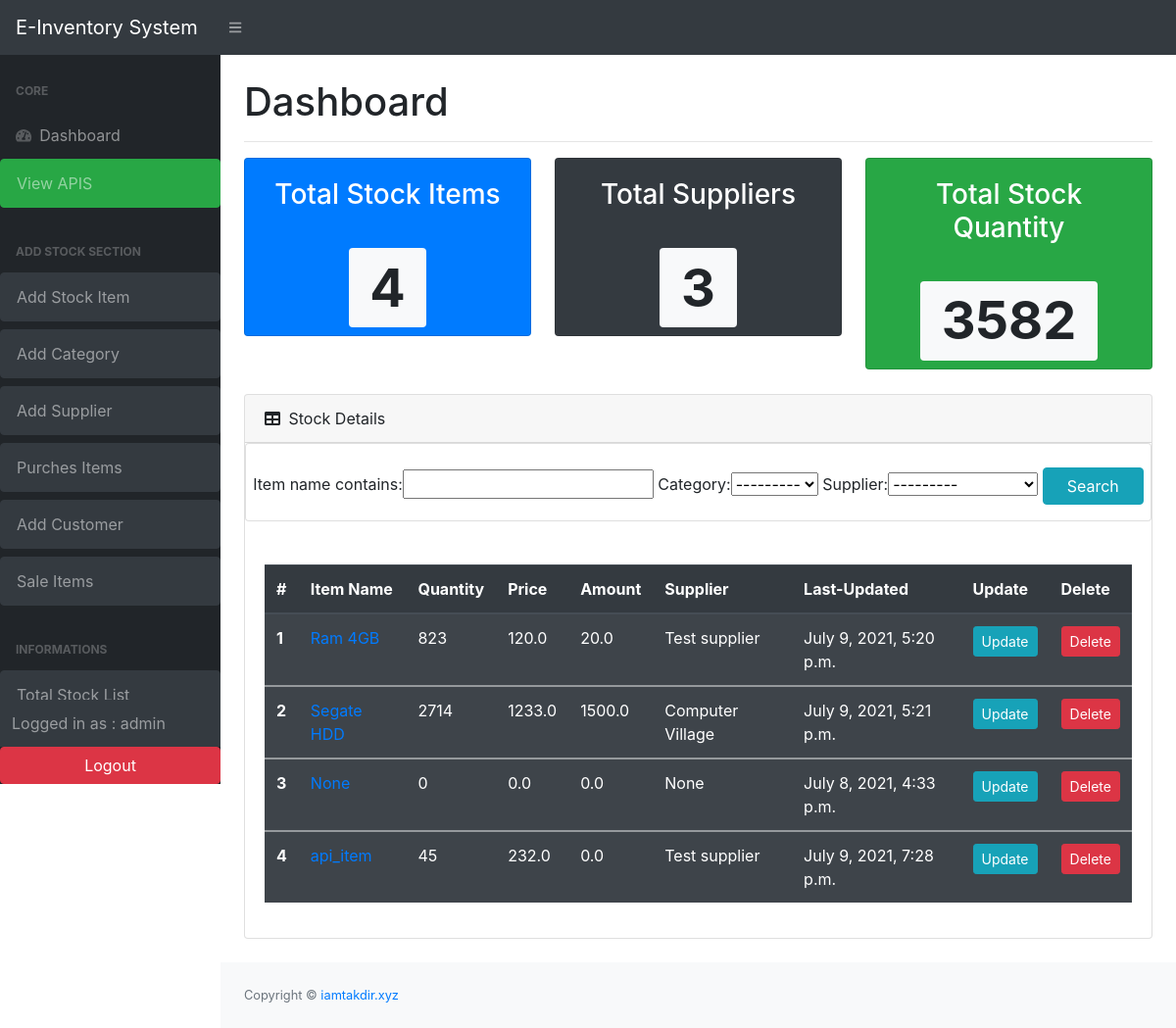
The app's page / (signed in), older data.
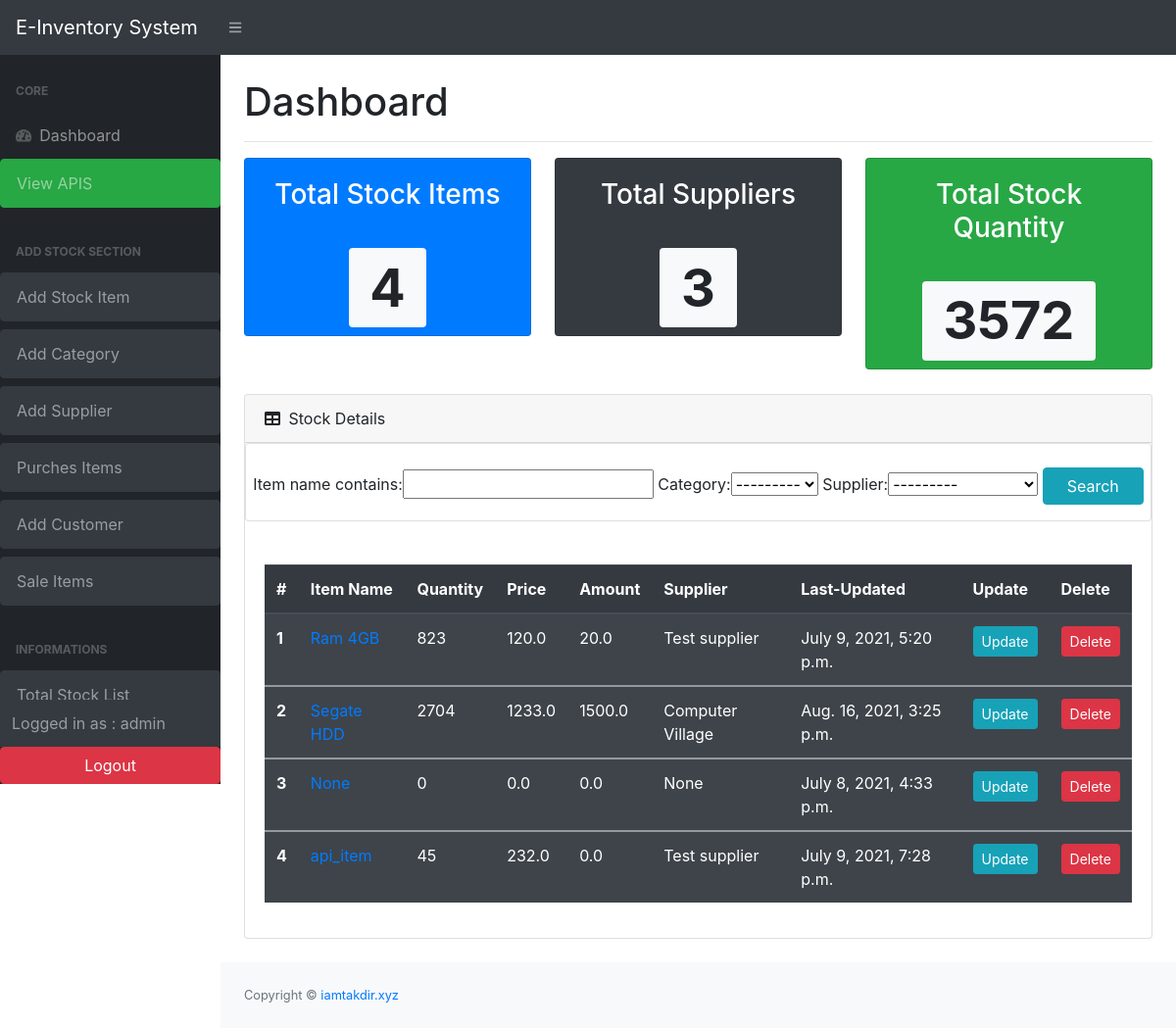
The same page, newer data.
### stock/models.py (models this page shows, shortened)
class Stock( models.Model):
    id = models.AutoField(primary_key=True)
    category =models.ForeignKey(Category, on_delete=models.SET_NULL, null=True,blank=True)
    item_name = models.CharField(max_length=200, null=True)
    quantity = models.IntegerField(default=0)
    price = models.FloatField(null=True, blank=True,default= 0)
    amount = models.FloatField(null=True, blank=True,default= 0)
    supplier= models.ForeignKey(Supplier, on_delete=models.SET_NULL, null=True,blank=True)
    last_updated=models.DateTimeField(auto_now_add=False,auto_now=True)
    timestamp= models.DateTimeField(auto_now_add=True,auto_now=False,)
    is_deleted = models.BooleanField(default=False)

class Supplier (models.Model):
    sup_name = models.CharField(max_length=200, null=True,)
    sup_mobile = models.CharField(max_length=200, null=True, blank=True)
    sup_email = models.CharField(max_length=200, null=True, blank=True)
    sup_note = models.TextField(blank=True, null=True)
    def __str__(self):
        return self.sup_name

### stock/views.py (the view)
# urls.py: path('', views.list_items, name='home'),
@login_required(login_url='user_login')
def list_items(request):
    items = Stock.objects.all()
    supplier=Supplier.objects.all()
    customer = Customer.objects.all()
    total_items= items.count()
    total_supplier = supplier.count()
    total_quantity=[]
    for item in items:
        if item.quantity is None:
            item.quantity = 0
        else:
            total_quantity.append(item.quantity)
    total_quantity=sum(total_quantity)
    search= Filter(request.GET, queryset=items)
    items = search.qs
    context = {
    'items':items,
    'search':search,
    'total_items':total_items,
    'total_supplier':total_supplier,
    'total_quantity':total_quantity,
    'customer':customer,
    }
    return render (request, 'stock/itmes.html', context)

### stock/models.py (called while the page is built)
    def __str__(self):
        return self.cat_name

### stock/templates/stock/itmes.html (shortened to what the changed rows need)
{% extends "base.html" %}
{% block content %}
{% load crispy_forms_tags %}
<main>
    <div class="container-fluid">
        <h1 class="mt-4 mb-3">Dashboard</h1>
        <div class="row">
            <div class="col-xl-4 col-md-6  text-center">
                <div class="card bg-primary text-white mb-4">
                    <div class=" text-center">
                        <h1 class="display-3"><span class="badge badge-light">{{total_items}}</span></h1>
                    </div>
                </div>
            </div>
            <div class="col-xl-4 col-md-6 text-center">
                <div class="card bg-dark text-white mb-4">
                    <div class=" text-center">
                        <h1 class="display-3"><span class="badge badge-light">{{total_supplier}}</span></h1>
                    </div>
                </div>
            </div>
            <div class="col-xl-4 col-md-6 text-center">
                <div class="card bg-success text-white mb-4">
                    <div class=" text-center">
                        <h1 class="display-3"><span class="badge badge-light">{{total_quantity}}</span></h1>
                    </div>
                </div>
            </div>
        </div>
        <div class="card mb-4">
            <div class="form-group card mb-4">
                <form class="form-group" action="" method="GET">
                    <br>
                    <div class="text-center">
                        {{search.form}}
                    </div>
                </form>
            </div>
            <div class="card-body">
                <div class="table-responsive">
                    <table class="table table-striped table-dark">
                        <thead>
                            <tr>
                                <th scope="col">#</th>
                                <th scope="col">Item Name</th>
                                <th scope="col">Quantity</th>
                                <th scope="col">Price</th>
                                <th scope="col">Amount</th>
                                <th scope="col">Supplier</th>
                                <th scope="col">Last-Updated</th>
                                <th scope="col">Update</th>
                                <th scope="col">Delete</th>
                            </tr>
                        </thead>
                        {% for item in items %}
                        <tbody>
                            <tr>
                                <th scope="row">{{ forloop.counter }}</th>
                                <td><a href="{% url 'stock_details' item.id %}">{{item.item_name}}</a></td>
                                <td>{{item.quantity}}</td>
                                <td>{{item.price}}</td>
                                <td>{{item.amount}}</td>
                                <td>{{item.supplier}}</td>
                                <td>{{item.last_updated}}</td>
                                <td c><a href="{% url 'update_stock' item.id %}"><button type="button"
                                            class="btn btn-info btn-sm">Update</button></a></td>
                                <td><a href="{% url 'delete_stock' item.id %}"><button type="button"
                                            class="btn btn-danger btn-sm">Delete</button></a></td>
                            </tr>
                        </tbody>
                        {% endfor%}
                    </table>
                </div>
            </div>
        </div>
    </div>
</main>
{% endblock %}

Row changes from the older to the newer data that the page shows:
changed Stock "Segate HDD": quantity "2714" → "2704"; last_updated "July 9, 2021, 5:21 p.m." → "Aug. 16, 2021, 3:25 p.m."
Text that changed along with them:
{{ total_quantity }}: "3582" → "3572"
